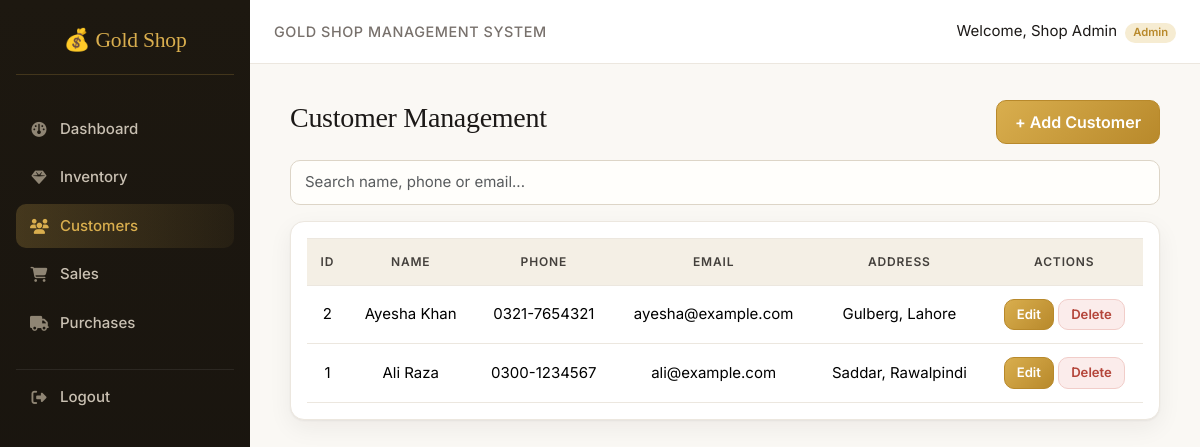
/modules/customers/view_customers.php (signed in), run on the app's committed database.
### tables this page shows
CREATE TABLE customers (
    id INT AUTO_INCREMENT PRIMARY KEY,
    customer_name VARCHAR(120) NOT NULL,
    phone VARCHAR(30),
    email VARCHAR(150),
    address TEXT,
    created_at TIMESTAMP DEFAULT CURRENT_TIMESTAMP
);

### modules/customers/view_customers.php (the view, shortened to what this page needs)
<?php
require_once __DIR__ . '/../../includes/auth_check.php';
$search = trim($_GET['q'] ?? '');
$like = "%$search%";
$stmt = $conn->prepare("SELECT * FROM customers WHERE customer_name LIKE ? OR phone LIKE ? OR email LIKE ? ORDER BY id DESC");
$stmt->bind_param("sss", $like, $like, $like);
$stmt->execute();
$result = $stmt->get_result();
?>
<div class="main">
<div class="d-flex justify-content-between align-items-center mb-3">
    <h3>Customer Management</h3>
    <a href="add_customer.php" class="btn btn-success">+ Add Customer</a>
</div>
<form class="mb-3" method="GET"><input type="search" name="q" value="<?= e($search) ?>" class="form-control" placeholder="Search name, phone or email..."></form>
<div class="card shadow p-3">
<div class="table-responsive">
<table class="table table-bordered table-hover text-center">
<thead class="table-dark"><tr><th>ID</th><th>Name</th><th>Phone</th><th>Email</th><th>Address</th><th>Actions</th></tr></thead>
<tbody>
<?php while($row = $result->fetch_assoc()) { ?>
<tr>
    <td><?= (int)$row['id'] ?></td>
    <td><?= e($row['customer_name']) ?></td>
    <td><?= e($row['phone']) ?></td>
    <td><?= e($row['email']) ?></td>
    <td><?= e($row['address']) ?></td>
    <td>
        <a href="edit_customer.php?id=<?= (int)$row['id'] ?>" class="btn btn-primary btn-sm">Edit</a>
        <?php if (is_admin()) echo delete_button('delete_customer.php', (int)$row['id'], 'Delete this customer?'); ?>
    </td>
</tr>
<?php } ?>
</tbody>
</table>
</div>
</div>
</div>
<?php include __DIR__ . '/../../includes/footer.php'; ?>

### includes/functions.php (shortened to what this page needs)
<?php
function e($value): string {
    return htmlspecialchars((string)$value, ENT_QUOTES, 'UTF-8');
}
function csrf_token(): string {
    return $_SESSION['csrf'];
}
function csrf_field(): string {
    return '<input type="hidden" name="csrf" value="' . e(csrf_token()) . '">';
}
function is_admin(): bool {
    return ($_SESSION['role'] ?? '') === 'admin';
}
function delete_button(string $action, int $id, string $confirm = 'Are you sure?'): string {
    return '<form method="POST" action="' . e($action) . '" class="d-inline" onsubmit="return confirm(\'' . e($confirm) . '\')">'
        . csrf_field()
        . '<input type="hidden" name="id" value="' . $id . '">'
        . '<button class="btn btn-danger btn-sm">Delete</button></form>';
}

### assets/css/style.css (style rules this page uses)
:root { --ink: #1c1917; --ink-soft: #44403c; --muted: #78716c; --bg: #faf8f4; --surface: #ffffff; --line: #ece7df; --gold: #b8892b; --gold-light: #d9ae4e; --gold-soft: #f6ecd2; --sidebar: #17130e; --success: #2f7d57; --danger: #b4453a; --radius: 14px; --shadow: 0 1px 2px rgba(28,25,23,.05), 0 8px 24px rgba(28,25,23,.06); }
* { box-sizing: border-box; }
body { margin: 0; min-height: 100vh; font-family: 'Inter', -apple-system, 'Segoe UI', sans-serif; background: var(--bg); color: var(--ink); font-size: 15px; -webkit-font-smoothing: antialiased; }
h1, h2, h3, h4, h5 { font-family: 'Playfair Display', Georgia, serif; color: var(--ink); letter-spacing: -.01em; }
a { color: var(--gold); text-decoration: none; }
.main { margin-left: 250px; padding: 36px 40px 60px; max-width: 1400px; }
.card { background: var(--surface); border: 1px solid var(--line) !important; border-radius: var(--radius) !important; box-shadow: var(--shadow) !important; }
.table { margin: 0; border-color: var(--line); }
.table thead th, .table-dark, .table-dark th { background: #f4efe5 !important; color: var(--ink-soft) !important; font-size: .75rem; text-transform: uppercase; letter-spacing: .07em; font-weight: 600; border-color: var(--line) !important; padding: 14px 12px; }
.table td { padding: 13px 12px; vertical-align: middle; border-color: var(--line); }
.table-bordered > :not(caption) > * > * { border-width: 0 0 1px; }
.form-control, .form-select { border: 1px solid #ddd5c7; border-radius: 10px; padding: 10px 14px; background: #fffefb; }
.btn { border-radius: 10px; font-weight: 600; padding: 9px 18px; border-width: 1px; transition: all .15s; }
.btn-sm { padding: 5px 12px; font-size: .82rem; }
.btn-success, .btn-primary, .btn-warning { background: linear-gradient(135deg, var(--gold-light), var(--gold)); border-color: var(--gold); color: #fff; }
.btn-danger { background: #fbeceb; border-color: #f1cdc9; color: var(--danger); }
.form-control, .form-select { display: block; width: 100%; font-size: 15px; font-family: inherit; }
.btn { display: inline-block; cursor: pointer; text-align: center; }
.mb-3 { margin-bottom: 1rem; }
.d-flex { display: flex; }
.justify-content-between { justify-content: space-between; }
.align-items-center { align-items: center; }

### data on the page
customers: id "2", customer_name "Ayesha Khan", phone "0321-7654321", email "ayesha@example.com", address "Gulberg, Lahore"
customers: id "1", customer_name "Ali Raza", phone "0300-1234567", email "ali@example.com", address "Saddar, Rawalpindi"

### other printed values
$label "Dashboard"
$label "Inventory"
$label "Customers"
$label "Sales"
$label "Purchases"
$_SESSION['full_name'] "Shop Admin"
$_SESSION['role'] "Admin"
